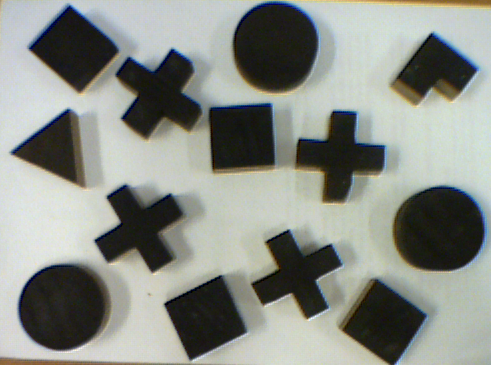
%> input picture 11_Image_indexation/data/shapesReal.png, 491 x 365 px
$ octave Task_11_4_Shapes_real.m   (GNU Octave 9; MATLAB toolbox functions it lacks are replaced by stand-ins)
%> lines starting %> are read from the running program, lines starting %| are printed output that depends on the picture; in (x1, y1, x2, y2) boxes, pixels count from 0 and x2, y2 are one past the last pixel; in counts of white or black regions, pixels touching at a corner belong together; the program's own positions count from 1
### 11_Image_indexation/labs/obliczWspolczynniki.m
%% Tomasz Kryjak
% Laboratorium Biocybernetyki
% Obliczanie wspolczynnikow ksztaltu - dla obrazu poindeksowanego

% Wejscie
% - obraz - poindeksowany obraz
% Wyjscie
% - wspolczyniki - dla kazdego obiektu  seria wspolczynnikow - kolejne
% kolumny : - Compacntess, Rmin/Rmax/ Blair-Bliss, Haralick, M7


function [ wspolczynniki ] = obliczWspolczynniki( obraz )

    %% Ile obiektow na obrazie ...
    % Zalozenie o dobrej indeksacji
    ileObiektow = max(obraz(:));

    % Wyznacznie parametrow z obiektu
    res = regionprops(obraz,'Area','BoundingBox','Image');

    % Macierz na wspolczynniki
    wspolczynniki = zeros(ileObiektow,5);

    % Kontenery na wspolczynniki
    Compactness = zeros(ileObiektow,1);
    rMinrMax = zeros(ileObiektow,1);
    BlairBliss = zeros(ileObiektow,1);
    Haralick = zeros(ileObiektow,1);
    M7 = zeros(ileObiektow,1);


    for i=1:ileObiektow
        %% Wyznaczanie wspolczynnika compactness
        S = res(i).Area;
        bb = res(i).BoundingBox;

        Compactness(i) = S / ((bb(3)*bb(4)));

        %% Wyznaczanie wspolczynnika rmin / rmax


        obiekt = res(i).Image;
        srodekCiezkosci = regionprops(obiekt,'Centroid');
        srodekCiezkosci=srodekCiezkosci.Centroid;

        kontur = bwperim(obiekt,8);

        ilePikseliNaKonturze = sum(kontur(:));

        odlOdSrodkaCiezkosci = zeros(ilePikseliNaKonturze,1);

        % Licznik po pikseleach konturu (odresowanie tablicy odleglosci)
        liczKontur=1;

        %% Do BB
        sumaOdlegosciOdSrCiezkosci = 0;
        mianownikaHaralicka = 0;
        [X Y] = size(kontur);

        %% Do M7
        m00 = S;
        M02 = 0;
        M20 = 0;
        M11 = 0;

        %% Iteracja po obrazku
        for xx=1:X
            for yy=1:Y

                %% Dotyczy Rmin/Rmax
                if (kontur(xx,yy) == 1 )
                   odlOdSrodkaCiezkosci(liczKontur) =  sqrt( (xx-srodekCiezkosci(1)) ^2 + (yy-srodekCiezkosci(2)) ^2 );
                   % Haralick
                   mianownikaHaralicka = mianownikaHaralicka + odlOdSrodkaCiezkosci(liczKontur)^2;
                   liczKontur = liczKontur +1;
                end


                %% Dotyczy Blaira-Bilissa
                if (obiekt(xx,yy) == 1 )
                    sumaOdlegosciOdSrCiezkosci = sumaOdlegosciOdSrCiezkosci + sqrt( (xx-srodekCiezkosci(1)) ^2 + (yy-srodekCiezkosci(2)) ^2 );

                end

                %% Dotyczy M7

                % M02 M20 i M11
                if (obiekt(xx,yy) == 1 )
                   M02 = M02 + (yy - srodekCiezkosci(2))^2;
                   M20 = M20 + (xx - srodekCiezkosci(1))^2;
                   M11 = M11 + (xx - srodekCiezkosci(1))*(yy - srodekCiezkosci(2));

                end


            end
        end

        Rmin = min(odlOdSrodkaCiezkosci);
        Rmax = max(odlOdSrodkaCiezkosci);

        rMinrMax(i) = sqrt(Rmin/Rmax);

        %% Blair - Bliss

        BlairBliss(i) = S / sqrt(2*pi*sumaOdlegosciOdSrCiezkosci);

        %% Haralick

        % Licznik
        licznikH = sum(odlOdSrodkaCiezkosci)^2;
        % Mianownik
        mianownikH = ilePikseliNaKonturze * mianownikaHaralicka -1;

        Haralick(i) = sqrt(licznikH/mianownikH);

        %% M7
        % Normalizacja
        N02 = M02 / m00^2;
        N20 = M20 / m00^2;
        N11 = M11 / m00^2;

        M7(i) = N20*N02 - N11^2;

        % Przypisanie wspolczynnikow...
        wspolczynniki(i,1) = Compactness(i);
        wspolczynniki(i,2) = rMinrMax(i);
        wspolczynniki(i,3) = BlairBliss(i);
        wspolczynniki(i,4) = Haralick(i);
        wspolczynniki(i,5) = M7(i);

    end


end

### 11_Image_indexation/labs/Task_11_4_Shapes_real.m
% Piotr Skalski
% Recognition of objects using shape coefficients

close all;
clearvars;
clc;

%% Loading and displaying an image
im = imread('../data/shapesReal.png');
%> im is the input picture: size 365x491x3 uint8; mean R, G, B 137.6, 141.5, 134.6
figure;
imshow(im, []);
title('Original image')

%% Binarization
im = 1 - im2bw(im, 0.25);
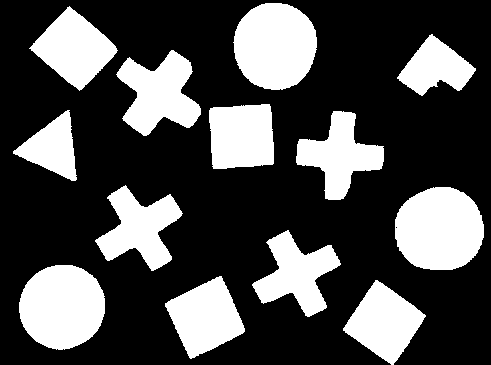
%> im: size 365x491 double; values 0 (black) and 1 (white), 29.9% white; 13 white regions
labeled = bwlabel(im, 8);
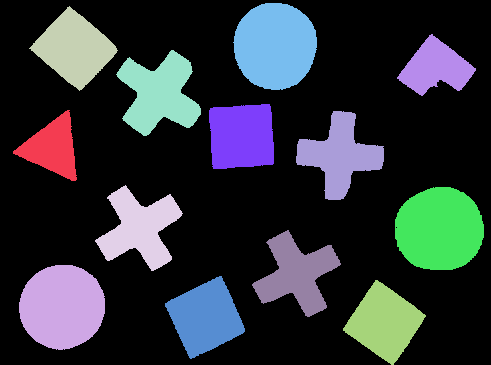
%> labeled: size 365x491 double; 14 distinct labels, from 0 to 13; one colour per label, 0 black
figure;
imshow(im);
title('Image after binarization')


%% Calculation of coefficients
labeled = bwlabel(im, 8);
wsp = obliczWspolczynniki(labeled);
%> in obliczWspolczynniki, `ileObiektow = max(obraz(:));`: ileObiektow = 13
%> in obliczWspolczynniki, `res = regionprops(obraz,'Area','BoundingBox','Image');`: res = 13 regions; largest, box (x1, y1, x2, y2) and Area: (395, 187, 484, 270) 5953, (233, 3, 317, 90) 5750, (19, 265, 105, 350) 5736, (116, 50, 201, 136) 4265, (29, 6, 118, 91) 3943
%> the loop in obliczWspolczynniki, `for i=1:ileObiektow` made 13 passes
%> (S, bb, srodekCiezkosci, ilePikseliNaKonturze, X, Y, m00, Rmin) on passes 1 to 10: (2335, [13.5 110.5 64 71], [40.03 38.4], 271, 71, 64, 2335, 18.05), (5736, [19.5 265.5 86 85], [43.7 42.4], 341, 85, 86, 5736, 39.7), (3943, [29.5 6.5 89 85], [46 43.23], 340, 85, 89, 3943, 24.2), (3850, [95.5 185.5 88 86], [45.23 43.78], 450, 86, 88, 3850, 17.58), (4265, [116.5 50.5 85 86], [43.82 44.35], 438, 86, 85, 4265, 20.65), (3935, [165.5 276.5 80 83], [41.03 41.94], 322, 83, 80, 3935, 29.13), (3812, [209.5 104.5 65 65], [33.19 32.95], 262, 65, 65, 3812, 29.81), (5750, [233.5 3.5 84 87], [42.7 43.46], 341, 87, 84, 5750, 39.2), (3746, [252.5 230.5 89 87], [45.28 44.58], 439, 87, 89, 3746, 17.4), (3804, [296.5 111.5 88 89], [44.25 44.92], 369, 89, 88, 3804, 18.03)
%> pass 1, in obliczWspolczynniki, `obiekt = res(i).Image;`:
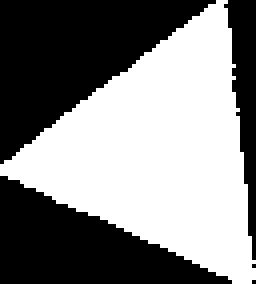
%> obiekt: size 71x64 logical (shown 4 times larger); 51.4% white; 5 black regions (2 under 20 px), largest, box (x1, y1, x2, y2) and area: (0, 0, 54, 41) 1116, (0, 44, 58, 71) 826, (56, 0, 64, 65) 265
%> pass 1, in obliczWspolczynniki, `kontur = bwperim(obiekt,8);`:
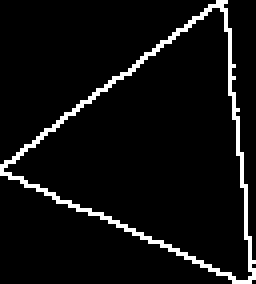
%> kontur: size 71x64 logical (shown 4 times larger); 6% white in thin lines or dots
%> pass 2, in obliczWspolczynniki, `kontur = bwperim(obiekt,8);`:
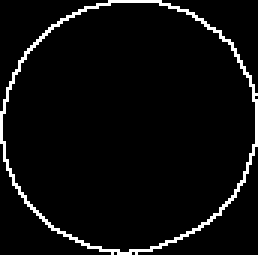
%> kontur: size 85x86 logical (shown 3 times larger); 4.7% white in thin lines or dots
%> after the loop in obliczWspolczynniki, `for i=1:ileObiektow`: BlairBliss = [4.36; 5.66; 5.08; 4.85; 5.05; 5.11; 5.07; 5.66; 4.81; 4.86; 5.07; 5.7; 4.41]; Compactness = [0.514; 0.785; 0.521; 0.509; 0.583; 0.593; 0.902; 0.787; 0.484; 0.486; 0.542; 0.806; 0.536]; Haralick = [0.975; 0.999; 0.991; 0.969; 0.977; 0.994; 0.994; 1; 0.969; 0.971; 0.994; 0.998; 0.964]; M7 = [0.00938; 0.00638; 0.00721; 0.0108; 0.00934; 0.00692; 0.00692; 0.00636; 0.0108; 0.0102; 0.00694; 0.00647; 0.00961]; odlOdSrodkaCiezkosci = 303 values, max 44.93 at index 140, min 10.2 at index 178, mean 28.84; rMinrMax = [0.646; 0.932; 0.727; 0.607; 0.659; 0.806; 0.835; 0.936; 0.615; 0.624; 0.801; 0.893; 0.476]; wspolczynniki = 13 rows, first 8: [0.514 0.646 4.36 0.975 0.00938; 0.785 0.932 5.66 0.999 0.00638; 0.521 0.727 5.08 0.991 0.00721; 0.509 0.607 4.85 0.969 0.0108; 0.583 0.659 5.05 0.977 0.00934; 0.593 0.806 5.11 0.994 0.00692; 0.902 0.835 5.07 0.994 0.00692; 0.787 0.936 5.66 1 0.00636]
%> wsp has the same summary as wspolczynniki in obliczWspolczynniki
figure;
imshow(labeled, []);
title('Image with labels')

r = regionprops(labeled, 'Centroid');
%> r = 13 regions; first 5, Centroid: [53 148.4], [62.7 307.4], [75 49.2], [140.2 228.8], [159.8 94.4]
for i = 1:length(r)
    text(r(i).Centroid(1), r(i).Centroid(2), ['\color{magenta}', num2str(i)] );
end
%> this loop made 13 passes
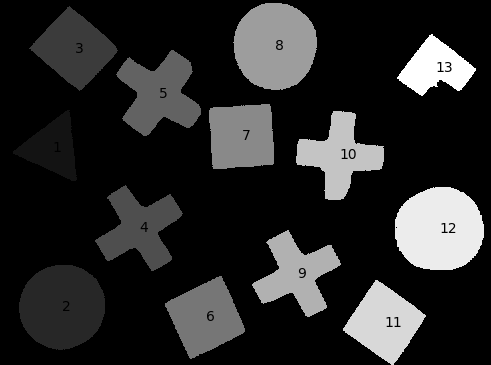
%> figure redrawn from the program's plot data; its title reads 'Image with labels'

%% Crosses
crosses = labeled;
[ width height ] = size(labeled);
%> width = 365; height = 491
for x=1:width
    for y=1:height
        px = crosses(x,y);
        if (px ~= 0 && ~(wsp(px,5) > 0.0094 && wsp(px,5) < 0.020 && wsp(px,2) > 0.5 )) && (px ~= 0 && ~(wsp(px,5) > 0.009 && wsp(px,5) < 0.020 && wsp(px,2) > 0.65 ))
%         if (px ~= 0 && ~(wsp(px,5) > 0.009 && wsp(px,5) < 0.020 && wsp(px,2) > 0.65 ))
            crosses(x,y) = 0;
        end
    end
end
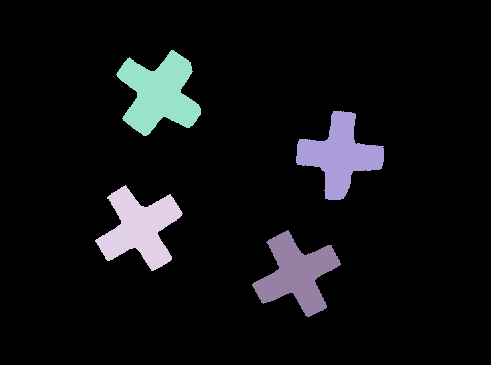
%> crosses: size 365x491 double; 5 distinct labels, from 0 to 10; one colour per label, 0 black
figure; imshow(crosses, []);
title('Only crosses from image')
